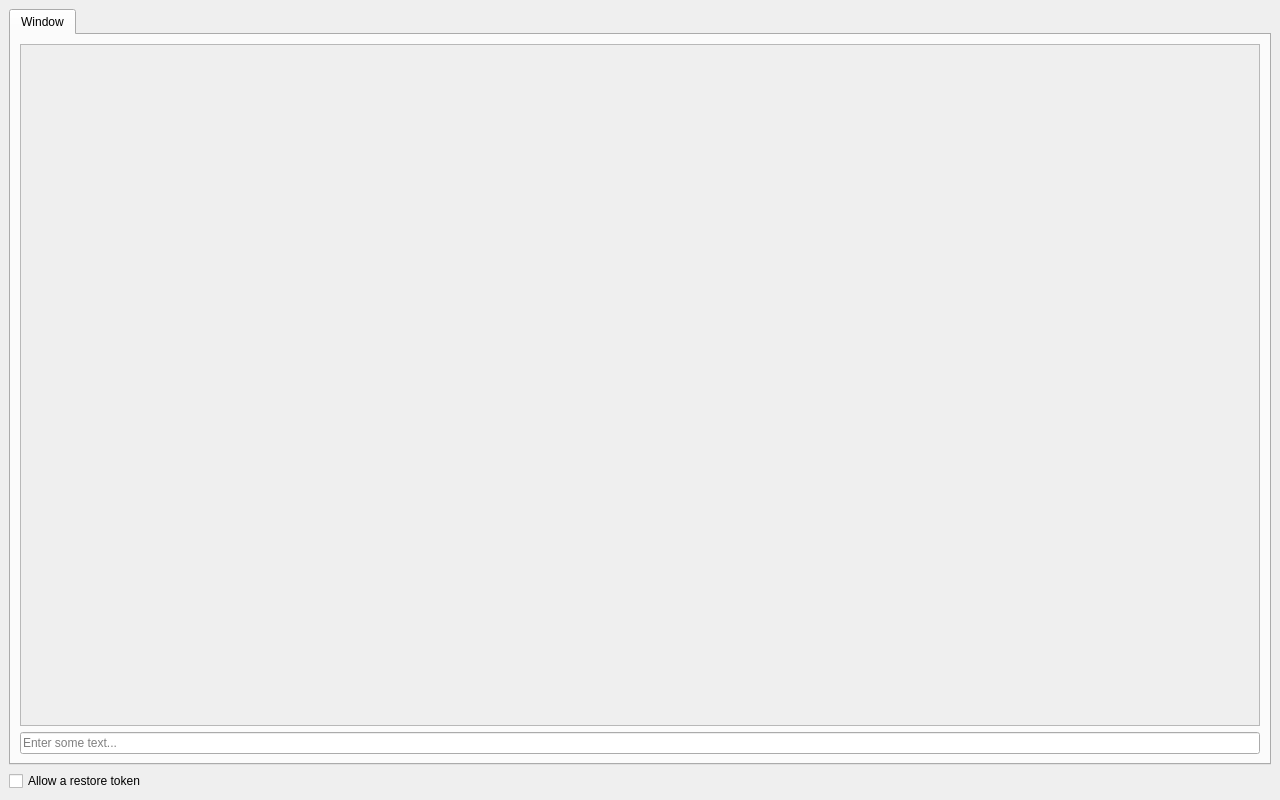
<?xml version="1.0" encoding="UTF-8"?>
<ui version="4.0">
 <class>MainPicker</class>
 <widget class="QMainWindow" name="MainPicker">
  <property name="geometry">
   <rect>
    <x>0</x>
    <y>0</y>
    <width>500</width>
    <height>300</height>
   </rect>
  </property>
  <property name="sizePolicy">
   <sizepolicy hsizetype="Expanding" vsizetype="Expanding">
    <horstretch>0</horstretch>
    <verstretch>0</verstretch>
   </sizepolicy>
  </property>
  <property name="minimumSize">
   <size>
    <width>1280</width>
    <height>800</height>
   </size>
  </property>
  <property name="maximumSize">
   <size>
    <width>1280</width>
    <height>800</height>
   </size>
  </property>
  <property name="windowTitle">
   <string>MainPicker</string>
  </property>
  <widget class="QWidget" name="centralwidget">
   <property name="sizePolicy">
    <sizepolicy hsizetype="Expanding" vsizetype="Expanding">
     <horstretch>0</horstretch>
     <verstretch>0</verstretch>
    </sizepolicy>
   </property>
   <property name="minimumSize">
    <size>
     <width>0</width>
     <height>0</height>
    </size>
   </property>
  <!-- <property name="maximumSize">
    <size>
     <width>1280</width>
     <height>800</height>
    </size>
   </property>-->
   <layout class="QVBoxLayout" name="verticalLayout_2">
    <item>
     <layout class="QVBoxLayout" name="verticalLayout">
      <item>
       <widget class="QTabWidget" name="tabWidget">
        <property name="sizePolicy">
         <sizepolicy hsizetype="Expanding" vsizetype="Expanding">
          <horstretch>0</horstretch>
          <verstretch>0</verstretch>
         </sizepolicy>
        </property>
        <property name="minimumSize">
         <size>
          <width>0</width>
          <height>0</height>
         </size>
        </property>
        <property name="maximumSize">
         <size>
          <width>16777215</width>
          <height>16777215</height>
         </size>
        </property>
        <property name="focusPolicy">
         <enum>Qt::StrongFocus</enum>
        </property>
        <property name="toolTip">
         <string/>
        </property>
        <property name="tabPosition">
         <enum>QTabWidget::North</enum>
        </property>
        <property name="currentIndex">
         <number>0</number>
        </property>

        <widget class="QWidget" name="windows">
         <property name="sizePolicy">
          <sizepolicy hsizetype="Expanding" vsizetype="Expanding">
           <horstretch>0</horstretch>
           <verstretch>0</verstretch>
          </sizepolicy>
         </property>
         <attribute name="title">
          <string>Window</string>
         </attribute>
         <layout class="QGridLayout" name="gridLayout_3">
          <item row="0" column="0">
           <widget class="QScrollArea" name="scrollArea_2">
            <property name="focusPolicy">
             <enum>Qt::NoFocus</enum>
            </property>
            <property name="horizontalScrollBarPolicy">
             <enum>Qt::ScrollBarAlwaysOff</enum>
            </property>
            <property name="widgetResizable">
             <bool>true</bool>
            </property>
            <property name="alignment">
             <set>Qt::AlignLeading|Qt::AlignLeft|Qt::AlignTop</set>
            </property>
            <widget class="QWidget" name="scrollAreaWidgetContents_2">
             <property name="geometry">
              <rect>
               <x>0</x>
               <y>0</y>
               <width>410</width>
               <height>18</height>
              </rect>
             </property>
             <property name="sizePolicy">
              <sizepolicy hsizetype="Ignored" vsizetype="Maximum">
               <horstretch>0</horstretch>
               <verstretch>0</verstretch>
              </sizepolicy>
             </property>
             <property name="minimumSize">
              <size>
               <width>0</width>
               <height>0</height>
              </size>
             </property>
             <property name="focusPolicy">
              <enum>Qt::NoFocus</enum>
             </property>
             <layout class="QVBoxLayout" name="windowsScrollAreaLayout"/>
            </widget>
           </widget>
          </item>
		  <item row="1" column="0">
			<widget class="QLineEdit" name="searchLineEdit">
			 <property name="focusPolicy">
			  <enum>Qt::StrongFocus</enum>
			 </property>
			 <property name="placeholderText">
			  <string>Enter some text...</string>
			 </property>
			</widget>
		   </item>
         </layout>
        </widget>
        <!--<widget class="QWidget" name="screens">
         <property name="sizePolicy">
          <sizepolicy hsizetype="Expanding" vsizetype="Expanding">
           <horstretch>0</horstretch>
           <verstretch>0</verstretch>
          </sizepolicy>
         </property>
         <property name="layoutDirection">
          <enum>Qt::LeftToRight</enum>
         </property>
         <attribute name="title">
          <string>Screen</string>
         </attribute>
         <layout class="QGridLayout" name="gridLayout_2">
          <item row="0" column="0">
           <widget class="QScrollArea" name="scrollArea">
            <property name="sizePolicy">
             <sizepolicy hsizetype="Expanding" vsizetype="Expanding">
              <horstretch>0</horstretch>
              <verstretch>0</verstretch>
             </sizepolicy>
            </property>
            <property name="focusPolicy">
             <enum>Qt::NoFocus</enum>
            </property>
            <property name="horizontalScrollBarPolicy">
             <enum>Qt::ScrollBarAlwaysOff</enum>
            </property>
            <property name="sizeAdjustPolicy">
             <enum>QAbstractScrollArea::AdjustIgnored</enum>
            </property>
            <property name="widgetResizable">
             <bool>true</bool>
            </property>
            <property name="alignment">
             <set>Qt::AlignLeading|Qt::AlignLeft|Qt::AlignTop</set>
            </property>
            <widget class="QWidget" name="scrollAreaWidgetContents">
             <property name="enabled">
              <bool>true</bool>
             </property>
             <property name="geometry">
              <rect>
               <x>0</x>
               <y>0</y>
               <width>410</width>
               <height>18</height>
              </rect>
             </property>
             <property name="sizePolicy">
              <sizepolicy hsizetype="Ignored" vsizetype="Maximum">
               <horstretch>0</horstretch>
               <verstretch>0</verstretch>
              </sizepolicy>
             </property>
             <property name="minimumSize">
              <size>
               <width>0</width>
               <height>0</height>
              </size>
             </property>
             <property name="maximumSize">
              <size>
               <width>16777215</width>
               <height>16777215</height>
              </size>
             </property>
             <property name="focusPolicy">
              <enum>Qt::NoFocus</enum>
             </property>
             <layout class="QVBoxLayout" name="screensScrollAreaLayout">
              <property name="spacing">
               <number>6</number>
              </property>
              <property name="sizeConstraint">
               <enum>QLayout::SetDefaultConstraint</enum>
              </property>
             </layout>
            </widget>
           </widget>
          </item>
         </layout>
        </widget>-->
        <!--<widget class="QWidget" name="region">
         <property name="sizePolicy">
          <sizepolicy hsizetype="Expanding" vsizetype="Expanding">
           <horstretch>0</horstretch>
           <verstretch>0</verstretch>
          </sizepolicy>
         </property>
         <property name="maximumSize">
          <size>
           <width>16777215</width>
           <height>16777215</height>
          </size>
         </property>
         <property name="layoutDirection">
          <enum>Qt::LeftToRight</enum>
         </property>
         <property name="autoFillBackground">
          <bool>false</bool>
         </property>
         <attribute name="title">
          <string>Region</string>
         </attribute>
         <layout class="QGridLayout" name="gridLayout">
          <property name="sizeConstraint">
           <enum>QLayout::SetDefaultConstraint</enum>
          </property>
         </layout>
        </widget>-->
       </widget>
      </item>
      <item>
       <widget class="QCheckBox" name="checkBox">
        <property name="focusPolicy">
         <enum>Qt::ClickFocus</enum>
        </property>
        <property name="toolTip">
         <string>By selecting this, the application will be given a restore token that it can use to skip prompting you next time.
Only select if you trust the application.</string>
        </property>
        <property name="layoutDirection">
         <enum>Qt::LeftToRight</enum>
        </property>
        <property name="text">
         <string>Allow a restore token</string>
        </property>
       </widget>
      </item>
     </layout>
    </item>
   </layout>
  </widget>
 </widget>
 <tabstops>
  <tabstop>tabWidget</tabstop>
 </tabstops>
 <resources/>
 <connections/>
</ui>
